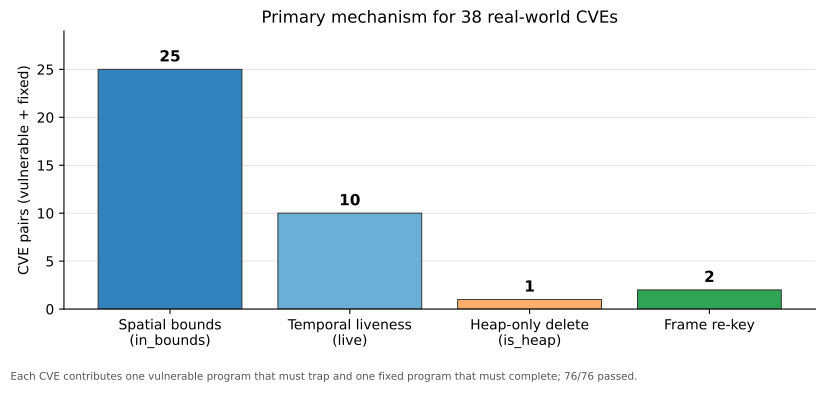

The Python source for this figure:
#!/usr/bin/env python3
"""Mechanism-level summary for the 38-CVE paired evaluation.

The dense 38x12 matrix remains an appendix candidate; this figure answers the
main-text question directly by showing the primary interception mechanism.
"""
from __future__ import annotations

from collections import Counter
import os
import re
import sys

HERE = os.path.dirname(os.path.abspath(__file__))
ROOT = os.path.abspath(os.path.join(HERE, "..", ".."))
SOURCE = os.path.join(ROOT, "tests", "fat_cve", "docs", "MECHANISMS.md")
OUT = sys.argv[1] if len(sys.argv) > 1 else os.path.join(HERE, "fig3_cve_summary.pdf")


def parse() -> list[int]:
    values: list[int] = []
    in_table = False
    with open(SOURCE, encoding="utf-8") as handle:
        for line in handle:
            if "完整归属明细" in line:
                in_table = True
                continue
            if not in_table or not line.startswith("| CVE-"):
                continue
            cols = [cell.strip() for cell in line.split("|")]
            if not re.fullmatch(r"CVE-\d{4}-\d{4,5}", cols[1]):
                continue
            match = re.search(r"(\d+)", cols[3])
            if match:
                values.append(int(match.group(1)))
    return values


def main() -> int:
    counts = Counter(parse())
    expected = {4: 25, 5: 10, 6: 1, 8: 2}
    assert sum(counts.values()) == 38, counts
    assert {key: counts[key] for key in expected} == expected, counts

    import matplotlib
    matplotlib.use("Agg")
    import matplotlib.pyplot as plt

    labels = ["Spatial bounds\n(in_bounds)", "Temporal liveness\n(live)",
              "Heap-only delete\n(is_heap)", "Frame re-key"]
    values = [25, 10, 1, 2]
    colors = ["#3182bd", "#6baed6", "#fdae6b", "#31a354"]
    fig, ax = plt.subplots(figsize=(8.3, 3.9))
    bars = ax.bar(labels, values, color=colors, edgecolor="#333333", linewidth=.7)
    for bar, value in zip(bars, values):
        ax.text(bar.get_x() + bar.get_width()/2, value + .5, str(value),
                ha="center", va="bottom", fontsize=11, fontweight="bold")
    ax.set_ylim(0, 29)
    ax.set_ylabel("CVE pairs (vulnerable + fixed)")
    ax.set_title("Primary mechanism for 38 real-world CVEs")
    ax.spines[["top", "right"]].set_visible(False)
    ax.grid(axis="y", color="#dddddd", linewidth=.6, zorder=0)
    ax.set_axisbelow(True)
    fig.text(.01, .01,
             "Each CVE contributes one vulnerable program that must trap and one fixed program that must complete; 76/76 passed.",
             fontsize=7.5, color="#555555")
    fig.tight_layout(rect=[0, .05, 1, 1])
    fig.savefig(OUT, bbox_inches="tight")
    print(f"OK: {OUT} generated; distribution {values}; 38 CVEs / 76 cases")
    return 0


if __name__ == "__main__":
    raise SystemExit(main())
